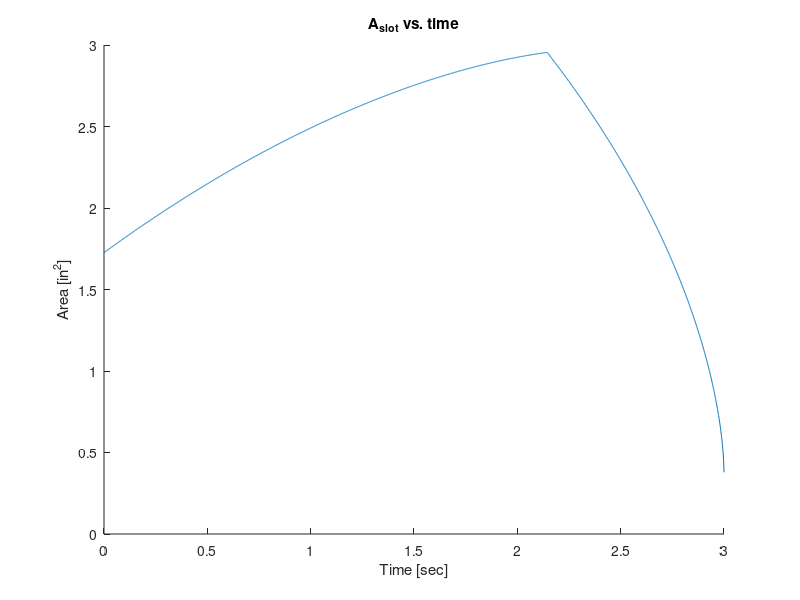
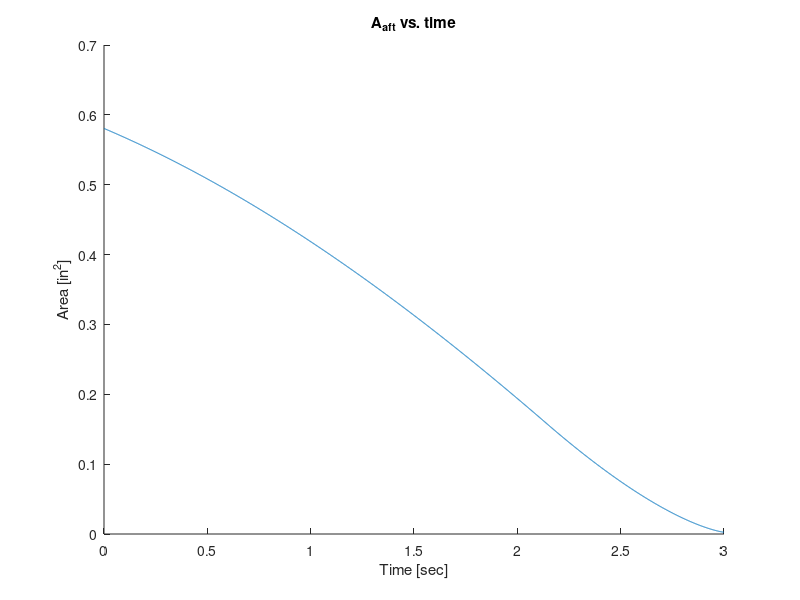
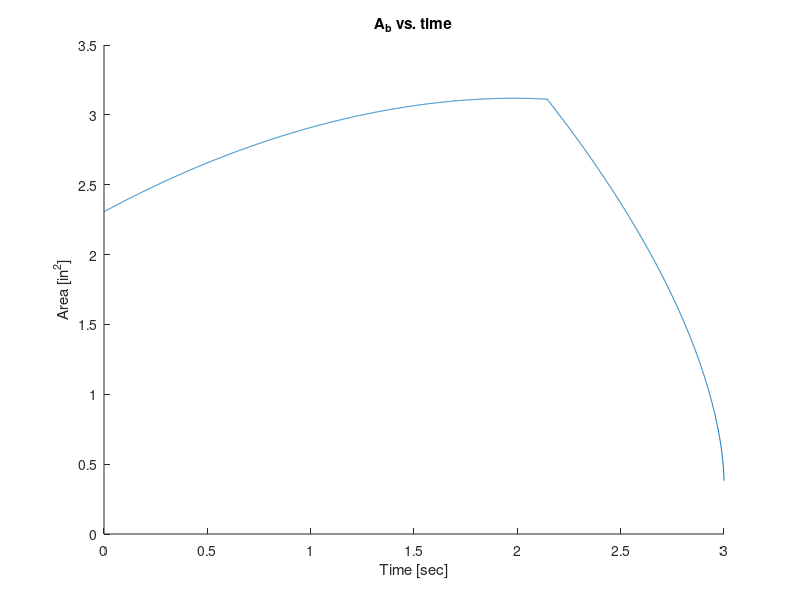
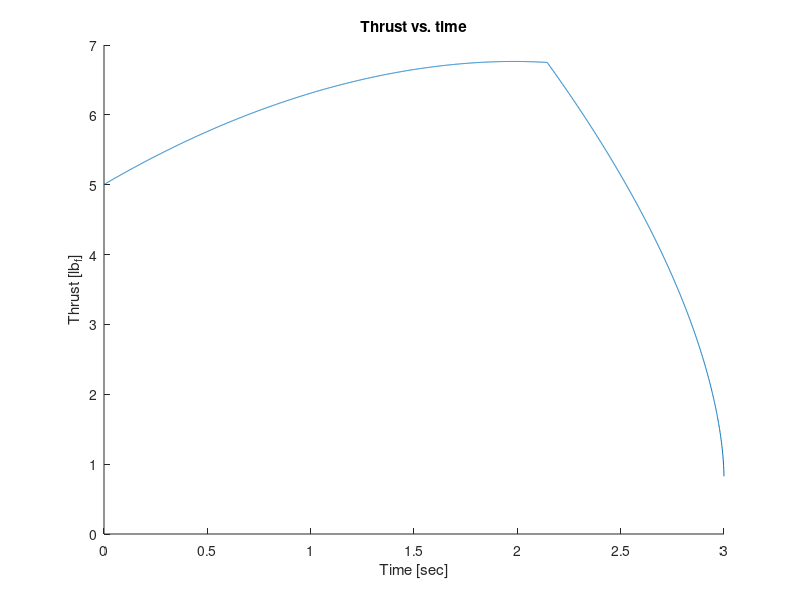

Write the MATLAB code that produced these figures, in order.
%% ASEN 4013 HW 10 Problem 1
% - Ian Faber

%% Housekeeping
clc; clear; close all;

%% Setup
a = 0.012; % in/s
n = 0.45; % n.d.

% Pc = linspace(0.101, 161.1, 1000);

% r = a*Pc.^n;
r = 0.139658; % in/s
% r = 0.15

% t = linspace(0,3,length(Pc));
t = 0:0.001:3;
t1 = 0.299487./r;

sigma1 = 0.435*(1-cos(asin((0.016+r.*t)/0.435)));
sigma2 = sqrt(0.435^2-r.^2.*t.^2);

sigma3 = acos((0.016+r.*t)/0.435);
sigma4 = asin(sigma2/0.435);

sigma5 = asin((0.016+r.*t)/0.435);

%% Calculate areas
Aslot = (t<t1).*(1.72733 + 6.758*r.*t - 4*r.^2.*t.^2 + sigma1.*(2*r.*t - 3.83) ) + ...
        (t>=t1).*(3.3321 - 1.740*r.*t + sigma1.*(4*r.*t - 7.66) + sigma2.*(3.83 - 2*r.*t));

figure
hold on
title("A_{slot} vs. time")
plot(t, Aslot)
xlabel("Time [sec]")
ylabel("Area [in^2]")

Aaft = (t<t1).*(0.435^2*(pi - sigma5) - 2*r.^2.*t.^2 - (0.032 + 0.435 - sigma1).*r.*t - 0.016*0.435 + 0.016*sigma1) + ...
       (t>=t1).*(0.435^2*(2*sigma3 + sigma4) - 0.87*r.*t - 0.01392 + sigma1.*(2*r.*t + 0.032) - sigma2.*r.*t);

figure
hold on
title("A_{aft} vs. time")
plot(t, Aaft)
xlabel("Time [sec]")
ylabel("Area [in^2]")

feasible = Aaft >= 0 & Aslot >= 0; % If either area term is 0, we've burned through all the propellant.

Ab = Aslot(feasible) + Aaft(feasible);
t = t(feasible);

figure
hold on
title("A_b vs. time")
plot(t, Ab)
xlabel("Time [sec]")
ylabel("Area [in^2]")

%% Calculate thrust and impulse
F = 2.169*Ab;

peakThrust = max(F)
avgThrust = mean(F)

totalImpulse = trapz(t, F) % lbf-sec

figure
hold on
title("Thrust vs. time")
plot(t,F)
xlabel("Time [sec]")
ylabel("Thrust [lb_f]")
